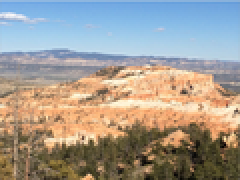
#> input picture Sriram_Swaminathan_First_Assignment_CV2025/img/mountainleft.png, 120 x 90 px, shrunk from 564 x 423 before the run (shown 2 times larger)
$ jupyter execute --allow-errors main.ipynb
#> lines starting #> are read from the running program, lines starting #| are printed output that depends on the picture; long printed decimals are rounded
[cell 1]
import cv2
import numpy as np
import matplotlib.pyplot as plt
from skimage.feature import corner_harris, peak_local_max
from scipy.spatial.distance import cdist
from skimage.transform import AffineTransform, warp
import random

[cell 2]
# Visualize the input images after loading and basic processing
left_img = cv2.imread('./img/mountainleft.png')
#> left_img is the input picture: shape (90, 120, 3); mean B, G, R 147, 155.5, 161.7
right_img = cv2.imread('./img/mountainright.png')
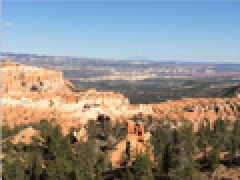
#> input picture Sriram_Swaminathan_First_Assignment_CV2025/img/mountainright.png, 120 x 90 px, shrunk from 564 x 423 before the run (shown 2 times larger)
#> right_img is the input picture: shape (90, 120, 3); mean B, G, R 138, 142.2, 143.8

left_img = cv2.cvtColor(left_img, cv2.COLOR_BGR2RGB)
right_img = cv2.cvtColor(right_img, cv2.COLOR_BGR2RGB)

fig, ax = plt.subplots(1, 2, figsize=(10, 5))
ax[0].imshow(left_img)
ax[1].imshow(right_img)
ax[0].set_axis_off()
ax[1].set_axis_off()
plt.tight_layout()
plt.show()

## Step 1: Feature extraction

##### (a) Find locations of Harris corners after non-maximum supression

[cell 3]
def get_corner_patches(img, patch_size=11, min_distance=10, threshold=0.04):
    '''Returns location of maximum Harris corners and fixed-size patches around them'''
#> called with patch_size = 11, min_distance = 10, threshold = 0.04
    gray = cv2.cvtColor(img, cv2.COLOR_BGR2GRAY) # Harris corner detection expects grayscale input

    response = corner_harris(gray) # Find the coordinates of Harris corners
    coords = peak_local_max(response, min_distance=min_distance, threshold_rel=threshold, exclude_border=True) # Remove all points that are not 40% of local maxima
#> coords = [[70, 45], [45, 91], [79, 74], [63, 61], [65, 89], [46, 64], [34, 60]]
    half_size = patch_size // 2 # Traverse half on both sides of the center pixel

    patches = []
    for y, x in coords:
        if (x >= half_size and y >= half_size and x < gray.shape[1] - half_size and y < gray.shape[0] - half_size): # Ensure that the patch is within the image bounds
            patch = gray[y - half_size:y + half_size + 1, x - half_size:x + half_size + 1]
            patches.append(patch.flatten())
#> this loop made 7 passes
#> after the loop, patches = 7 items
    patches = np.array(patches)
    return np.array(coords), patches

left_coords, left_patches = get_corner_patches(left_img, patch_size=11, min_distance=10, threshold=0.04)
#> left_coords has the same summary as coords in get_corner_patches
right_coords, right_patches = get_corner_patches(right_img, patch_size=11, min_distance=10, threshold=0.04)
#> call 2 of get_corner_patches, with patch_size = 11, min_distance = 10, threshold = 0.04
#> in get_corner_patches (call 2), `gray = cv2.cvtColor(img, cv2.COLOR_BGR2GRAY)`:
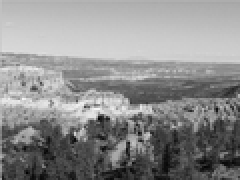
#> gray: shape (90, 120) (shown 2 times larger); min 1, max 246, mean 141.1
#> in get_corner_patches (call 2), `response = corner_harris(gray)`:
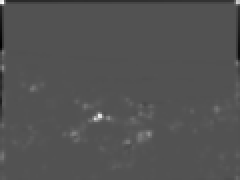
#> response: shape (90, 120) float64 (shown 2 times larger); min -1.01, max 2.13, mean 0.0056; drawn with min black and max white
#> in get_corner_patches (call 2), `coords = peak_local_max(response, min_distance=min_distance, threshold..`: coords = [[57, 49], [66, 74], [44, 16], [54, 108], [55, 96]]
#> the loop in get_corner_patches (call 2), `for y, x in coords:` made 5 passes
#> after the loop in get_corner_patches (call 2), `for y, x in coords:`: patches = 5 items
#> right_coords has the same summary as coords in get_corner_patches

print(f"One maxima from the left half is located at {left_coords[0]}")
#| One maxima from the left half is located at [70 45]

##### (b) Visualize the descriptors as a function of patch size (image in appendix) and study variation in number of keypoints as a function of patch size

[cell 4]
def visualize_patches_and_counts(left_img, right_img, patch_sizes=[5, 11, 22, 120], min_distance=10):
    '''Visualize corner patches on images and plot patch counts vs patch size.'''
#> called with min_distance = 10
    left_counts = []
    right_counts = []

    fig_patches = plt.figure(figsize=(12, 4 * len(patch_sizes)))

    # For each patch size get the corners and patches
    for i, patch in enumerate(patch_sizes):
        left_coords, left_patches = get_corner_patches(left_img, patch_size=patch, min_distance=min_distance)
        right_coords, right_patches = get_corner_patches(right_img, patch_size=patch, min_distance=min_distance)

        # Store counts for the line chart
        left_counts.append(len(left_patches))
        right_counts.append(len(right_patches))

        left_img_rgb = left_img.copy()
        right_img_rgb = right_img.copy()

        ax1 = fig_patches.add_subplot(len(patch_sizes), 2, 2*i + 1)
        ax1.imshow(cv2.cvtColor(left_img_rgb, cv2.COLOR_BGR2RGB))
        ax1.set_title(f"Left Image - Patch Size: {patch} - {len(left_patches)} patches")

        # Plot patch boundaries
        if len(left_coords) > 0:
            y_coords, x_coords = zip(*left_coords)
            ax1.scatter(x_coords, y_coords, c='r', s=10)

            for y, x in left_coords:
                half_patch = patch // 2
                rect = plt.Rectangle((x - half_patch, y - half_patch),
                                    patch, patch,
                                    linewidth=1, edgecolor='r', facecolor='none')
                ax1.add_patch(rect)

        ax1.axis('off')

        ax2 = fig_patches.add_subplot(len(patch_sizes), 2, 2*i + 2)
        ax2.imshow(cv2.cvtColor(right_img_rgb, cv2.COLOR_BGR2RGB))
        ax2.set_title(f"Right Image - Patch Size: {patch} - {len(right_patches)} patches")

        # Plot patch boundaries
        if len(right_coords) > 0:
            y_coords, x_coords = zip(*right_coords)
            ax2.scatter(x_coords, y_coords, c='r', s=10)

            for y, x in right_coords:
                half_patch = patch // 2
                rect = plt.Rectangle((x - half_patch, y - half_patch),
                                    patch, patch,
                                    linewidth=1, edgecolor='r', facecolor='none')
                ax2.add_patch(rect)

        ax2.axis('off')
#> after the loop, left_counts = [7, 6, 0]; right_counts = [5, 5, 0]

    plt.tight_layout()
    plt.savefig('Different patch sizes visualized.png')
#> figure, not shown here; B, G, R data is drawn as R, G, B
    plt.close()

    # Plot the number of keypoints as a function of patch size
    plt.figure(figsize=(6, 6))
    plt.plot(patch_sizes, left_counts, 'bo-', label='Left Image')
    plt.plot(patch_sizes, right_counts, 'ro-', label='Right Image')
    plt.title('Number of keypoints as a function of patch size', fontsize=16)
    plt.grid(True, alpha=0.3)
    plt.legend()
    plt.tight_layout()
    plt.show()

patches = [5, 22, 120]
visualize_patches_and_counts(left_img, right_img, patch_sizes=patches)

##### (c) Create SIFT descriptors at the Harris corner keypoint locations and normalize them

[cell 5]
sift = cv2.SIFT_create()

left_gray = cv2.cvtColor(left_img, cv2.COLOR_BGR2GRAY)
right_gray = cv2.cvtColor(right_img, cv2.COLOR_BGR2GRAY)

# Use same keypoints as before
left_keypoints_sift = [cv2.KeyPoint(float(x), float(y), size=11) for y, x in left_coords]
#> left_keypoints_sift = 7 keypoints; (x, y, size): (45, 70, 11), (91, 45, 11), (74, 79, 11), (61, 63, 11), (89, 65, 11), (64, 46, 11), (60, 34, 11)
right_keypoints_sift = [cv2.KeyPoint(float(x), float(y), size=11) for y, x in right_coords]
#> right_keypoints_sift = 5 keypoints; (x, y, size): (49, 57, 11), (74, 66, 11), (16, 44, 11), (108, 54, 11), (96, 55, 11)

# Compute sift descriptors around the keypoints
_, left_descriptors = sift.compute(left_gray, left_keypoints_sift)
_, right_descriptors = sift.compute(right_gray, right_keypoints_sift)

# Normalize descriptors
norms_left = np.linalg.norm(left_descriptors, axis=1, keepdims=True)
#> norms_left = [512.6, 511.8, 510.8, 511.9, 512, 513, 511.4]
norms_right = np.linalg.norm(right_descriptors, axis=1, keepdims=True)
#> norms_right = [512.2, 511.4, 512.2, 510.8, 511.9]

left_descriptors = left_descriptors / norms_left
right_descriptors = right_descriptors / norms_right

## Step 2: Feature matching

##### Distance metrics considered

(i) Euclidean: $\sqrt{(v^{2}-u^{2})}$

(ii) Normalized correlation:  $ 1 - \frac{(\mathbf{u} - \bar{\mathbf{u}}) \cdot (\mathbf{v} - \bar{\mathbf{v}})}{\| \mathbf{u} - \bar{\mathbf{u}} \|_2 \, \| \mathbf{v} - \bar{\mathbf{v}} \|_2}$

[cell 6]
def match_descriptors(desc1, desc2, method='euclidean'):
    '''Matches descriptors from two images using specified metric. Returns a sorted list of matches in the form (index1, index2, distance)'''
#> called with desc1 = array of shape (7, 128), desc2 = array of shape (5, 128), method = 'euclidean'
    if method == 'euclidean':
        dists = cdist(desc1, desc2, metric='euclidean') # Lower the better
#> dists = [[0.62, 0.541, 0.789, 0.779, 0.702], [0.59, 0.75, 0.472, 0.664, 0.607], [0.762, 0.556, 0.934, 0.867, 0.783], [0.508, 0.564, 0.698, 0.711, 0.619], [0.569, 0.49, 0.775, 0.698, 0.612], [0.591, 0.709, 0.554, 0.705, 0.611], [0.756, 0.853, 0.6, 0.839, 0.796]]


    elif method == 'correlation':
        dists = cdist(desc1, desc2, metric='correlation') # Lower the better

    matches = []
    for i in range(dists.shape[0]):
            j = np.argmin(dists[i])
            matches.append((i, j, dists[i][j]))
#> this loop made 7 passes
#> j on passes 1 to 7: 1, 2, 1, 0, 1, 2, 2
#> after the loop, matches = [(0, 1, 0.541), (1, 2, 0.472), (2, 1, 0.556), (3, 0, 0.508), (4, 1, 0.49), (5, 2, 0.554), (6, 2, 0.6)]
    return sorted(matches, key=lambda x: x[2])

matches_euclidean = match_descriptors(left_descriptors, right_descriptors, method='euclidean')
#> matches_euclidean = [(1, 2, 0.472), (4, 1, 0.49), (3, 0, 0.508), (0, 1, 0.541), (5, 2, 0.554), (2, 1, 0.556), (6, 2, 0.6)]
matches_correlation = match_descriptors(left_descriptors, right_descriptors, method='correlation')
#> the loop in match_descriptors (call 2), `for i in range(dists.shape[0]):` made 7 passes
#> matches_correlation = [(1, 2, 0.212), (4, 1, 0.268), (3, 0, 0.283), (5, 2, 0.291), (2, 1, 0.302), (0, 1, 0.322), (6, 2, 0.324)]

print(f"The first few matches using euclidean distance are: {matches_euclidean[:2]}")
#| The first few matches using euclidean distance are: [(1, 2, 0.4716), (4, 1, 0.4897)]
print(f"The first few matches using correlation distance are: {matches_correlation[:2]}")
#| The first few matches using correlation distance are: [(1, 2, 0.2115), (4, 1, 0.268)]

##### (a) Plot the two different sets of matched features

[cell 7]
def plot_matches(img1, img2, kp1, kp2, matches, metric):
    '''Plot matched keypoints and a line joining them between the two images'''
    h1, w1 = img1.shape[:2]
    plt.figure(figsize=(10, 5))
    img_combined = np.hstack((img1, img2))
    plt.imshow(img_combined)
    for i, j, in matches:  # Unpack only the first two elements (index1, index2)
        pt1 = kp1[i][::-1]
        pt2 = (kp2[j][1] + w1, kp2[j][0])
        plt.plot([pt1[0], pt2[0]], [pt1[1], pt2[1]], 'g-', linewidth=0.5)
    plt.title(f'{len(matches)} Matches using {metric} distance')
    plt.axis('off')

best_matches_euclidean = matches_euclidean[:100]
#> best_matches_euclidean has the same summary as matches_euclidean
best_matches_filtered = [(i,j) for i,j,_ in best_matches_euclidean]
#> best_matches_filtered = [(1, 2), (4, 1), (3, 0), (0, 1), (5, 2), (2, 1), (6, 2)]
plot_matches(left_img, right_img, left_coords, right_coords, best_matches_filtered, metric='Euclidean')
#> in plot_matches, `img_combined = np.hstack((img1, img2))`:
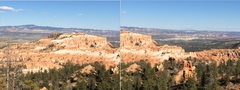
#> img_combined: shape (90, 240, 3); mean R, G, B 152.7, 148.9, 142.5
#> the loop in plot_matches, `for i, j, in matches:` made 7 passes
#> (i, j, pt1, pt2) on passes 1 to 6: (1, 2, [91, 45], (136, 44)), (4, 1, [89, 65], (194, 66)), (3, 0, [61, 63], (169, 57)), (0, 1, [45, 70], (194, 66)), (5, 2, [64, 46], (136, 44)), (2, 1, [74, 79], (194, 66))
#> (j, pt1, pt2) on pass 7: (2, [60, 34], (136, 44))

best_matches_correlation = matches_correlation[:100]
#> best_matches_correlation has the same summary as matches_correlation
best_matches_filtered = [(i,j) for i,j,_ in best_matches_correlation]
#> best_matches_filtered = [(1, 2), (4, 1), (3, 0), (5, 2), (2, 1), (0, 1), (6, 2)]
plot_matches(left_img, right_img, left_coords, right_coords, best_matches_filtered, metric='Correlation')
#> the loop in plot_matches (call 2), `for i, j, in matches:` made 7 passes
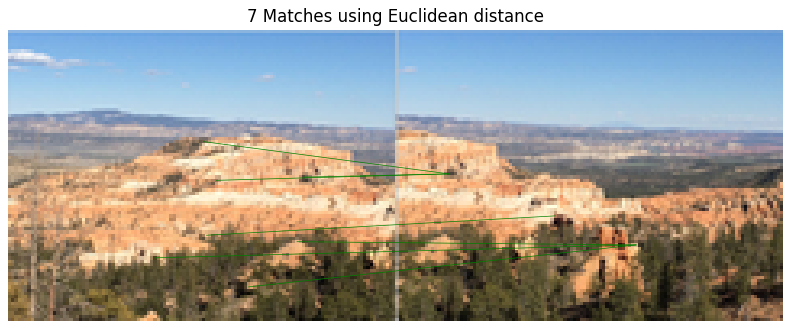
#> figure drawn by matplotlib, 1 panel

## Step 3: RANSAC

##### (a) Custom Implementation

[cell 8]
def ransac_affine(kp1, kp2, matches, n_iter=1000, threshold=5, match=3):
    '''Returns the best affine transformation, inliers and residual error after random sampling'''
#> called with kp1 = array of shape (7, 2), kp2 = array of shape (5, 2), n_iter = 1000, threshold = 5, match = 3
    best_inliers = [] # Store the best inliers and the best transformation
    best_model = None
    for _ in range(n_iter): # Pick a transformation n_iter times
        sample = random.sample(matches, match) # Randomly select 3 matches to estimate A
        pts1 = np.float32([kp1[i] for i, _, _ in sample])
        pts2 = np.float32([kp2[j] for _, j, _ in sample])
        model = AffineTransform()
        model.estimate(pts2[:, ::-1], pts1[:, ::-1]) # Solve Ax = b using least squares
        inliers = []
        for i, j, _ in matches:
            p1 = np.array(kp1[i])[::-1]
            p2 = np.array(kp2[j])[::-1]
            if np.linalg.norm(p1 - model(p2)) < threshold: # If point lies inside threshold, it is an inlier
                inliers.append((i, j))
        if len(inliers) > len(best_inliers): # Update best models if current iteration has more inliers
            best_inliers = inliers
            best_model = model
#> this loop made 1000 passes
#> (sample, pts1, pts2) on passes 1 to 3: ([(6, 2, 0.6), (0, 1, 0.541), (2, 1, 0.556)], [[34, 60], [70, 45], [79, 74]], [[44, 16], [66, 74], [66, 74]]), ([(1, 2, 0.472), (3, 0, 0.508), (5, 2, 0.554)], [[45, 91], [63, 61], [46, 64]], [[44, 16], [57, 49], [44, 16]]), ([(0, 1, 0.541), (6, 2, 0.6), (3, 0, 0.508)], [[70, 45], [34, 60], [63, 61]], [[66, 74], [44, 16], [57, 49]])
#> after the loop, best_inliers = [(3, 0), (0, 1), (6, 2)]

    # Calculate Euclidean residual error
    if best_model and best_inliers:
        errors = []
        for i, j in best_inliers: # For every inlier
            p1 = np.array(kp1[i])[::-1]
            p2 = np.array(kp2[j])[::-1]
            transformed_p2 = best_model(p2) # Make prediction A'x = b'
            error = np.linalg.norm(p1 - transformed_p2) # Compare against truth, Ax = b
            errors.append(error)
#> this loop made 3 passes
#> (i, p2, transformed_p2, error) on passes 1 to 3: (3, [49, 57], [[61, 63]], 0), (0, [74, 66], [[45, 70]], 0), (6, [16, 44], [[60, 34]], 2.54e-13)
#> after the loop, errors = [0, 0, 2.54e-13]
        residual_error = np.mean(errors)
#> residual_error = 8.47e-14
    else:
        residual_error = float('inf')

    n_outliers = len(matches) - len(best_inliers) # Each matched point is either an inlier or an outlier
#> n_outliers = 4

    return best_model, best_inliers, residual_error, n_outliers

[cell 9]
best_model, best_inliers, residual_error, n_outliers = ransac_affine(left_coords, right_coords, best_matches_euclidean, n_iter=1000, threshold=5)
#> best_inliers = [(3, 0), (0, 1), (6, 2)]; residual_error = 8.47e-14; n_outliers = 4

print(f"Transformation Matrix: {best_model}")
#| Transformation Matrix: <AffineTransform(matrix=
#|     [[  -7.75      ,   19.75      , -685.        ],
#|      [  -6.071,   17.643, -645.143],
#|      [   0.        ,    0.        ,    1.        ]])>
print(f"Number of inliers: {len(best_inliers)}")
#| Number of inliers: 3
print(f"Number of outliers: {n_outliers}")
#| Number of outliers: 4
print(f"Residual error: {residual_error:.2f}")
#| Residual error: 0.00

[cell 10]
plot_matches(left_img, right_img, left_coords, right_coords, best_inliers, metric='Euclidean')

## Step 4: Image stitching

[cell 11]
def stitch_images(img1, img2, transform):
    '''Stitches img2 onto img1 by applying given transform.'''
    output_shape = (img1.shape[0], img1.shape[1] + img2.shape[1])
#> output_shape = (90, 240)
    warped = warp(img2, transform.inverse, output_shape=output_shape)
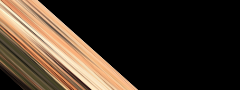
#> warped: shape (90, 240, 3) float64; mean R, G, B 0.257, 0.204, 0.156
    result = np.copy(warped)
    result[0:img1.shape[0], 0:img1.shape[1]] = img1 / 255.0
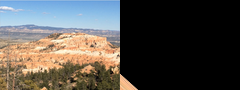
#> result: shape (90, 240, 3) float64; mean R, G, B 0.324, 0.31, 0.292
    return result

[cell 12]
final_image = stitch_images(left_img, right_img, best_model)
plt.figure(figsize=(10, 5))
plt.imshow(final_image);
plt.title("Panorama");
plt.axis('off');

## Step 5: Sensitivity Analysis

##### (a) Distance metric, number of matches and residual error

[cell 13]
def evaluate_match_subset_sizes(desc1, desc2, kp1, kp2, match_counts=[30, 60, 90]):
    '''Evaluates RANSAC residual error for varying match subset sizes and plots results'''
    metrics = ['euclidean', 'correlation']
    results = {metric: [] for metric in metrics}

    for metric in metrics:
        matches = match_descriptors(desc1, desc2, method=metric)

        for count in match_counts:
            top_matches = matches[:count]
            model, inliers, residual_error, n_outliers = ransac_affine(kp1, kp2, top_matches)
            results[metric].append(residual_error)

    # Plotting results
    plt.figure(figsize=(8, 5))
    for metric in metrics:
        plt.plot(match_counts, results[metric], marker='o', label=f'{metric} distance')

    plt.title('Inlier residual error as a function of number of matches')
    plt.legend()
    plt.grid(True)
    plt.tight_layout()
    plt.show()
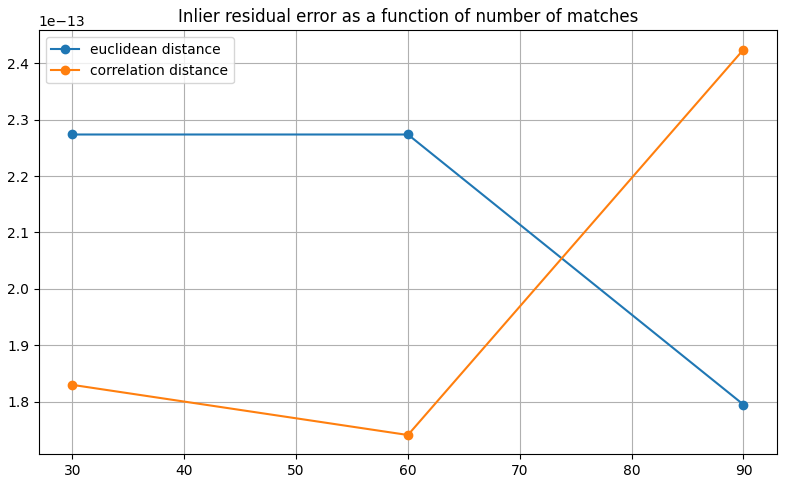
#> figure drawn by matplotlib, 1 panel

evaluate_match_subset_sizes(left_descriptors, right_descriptors, left_coords, right_coords, match_counts=[30, 60, 90])

##### (c) Number of iterations and residual error

[cell 14]
iterations = [10, 100, 1000, 10000]
errors = []

for n_iter in iterations:
    model, inliers, residual_error, n_outliers = ransac_affine(left_coords, right_coords, matches_euclidean, n_iter=n_iter, threshold=5)
    errors.append(residual_error)
#> this loop made 4 passes
#> (inliers, residual_error) on passes 1 to 4: ([(1, 2), (4, 1), (3, 0)], 5.15e-13), ([(4, 1), (3, 0), (5, 2)], 1.72e-13), ([(3, 0), (5, 2), (2, 1)], 7.61e-14), ([(1, 2), (3, 0), (2, 1)], 3.1e-13)
#> after the loop, errors = [5.15e-13, 1.72e-13, 7.61e-14, 3.1e-13]

plt.plot(iterations, errors)
plt.title('Inlier residual error as a function of RANSAC iterations')
plt.grid(True)
plt.show()
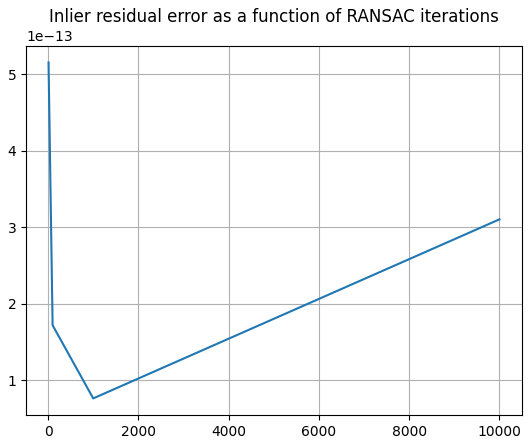
#> figure drawn by matplotlib, 1 panel

##### (d) Inlier threshold and residual error

[cell 15]
thresholds = range(1, 10)
errors = []

for t in thresholds:
    _, _, error, _ = ransac_affine(left_coords, right_coords, best_matches_euclidean, threshold=t)
    errors.append(error)
#> this loop made 9 passes
#> error on passes 1 to 9: 3.1e-13, 7.61e-14, 1.79e-13, 1.55e-13, 1.54e-13, 6.47e-14, 3.31e-13, 1.72e-13, 2.46e-13
#> after the loop, errors = [3.1e-13, 7.61e-14, 1.79e-13, 1.55e-13, 1.54e-13, 6.47e-14, 3.31e-13, 1.72e-13, 2.46e-13]

plt.plot(thresholds, errors)
plt.title("Inlier residual error as a function of inlier threshold")
plt.grid(True)
plt.show()
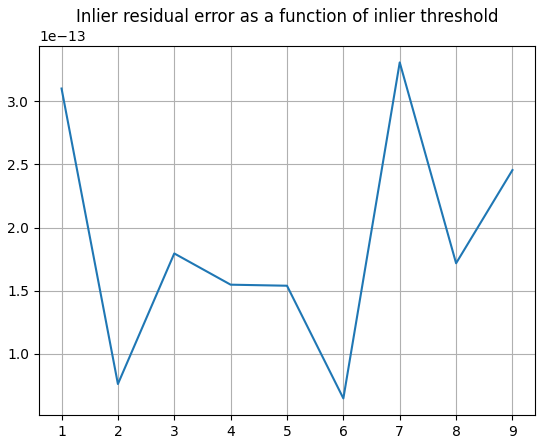
#> figure drawn by matplotlib, 1 panel
